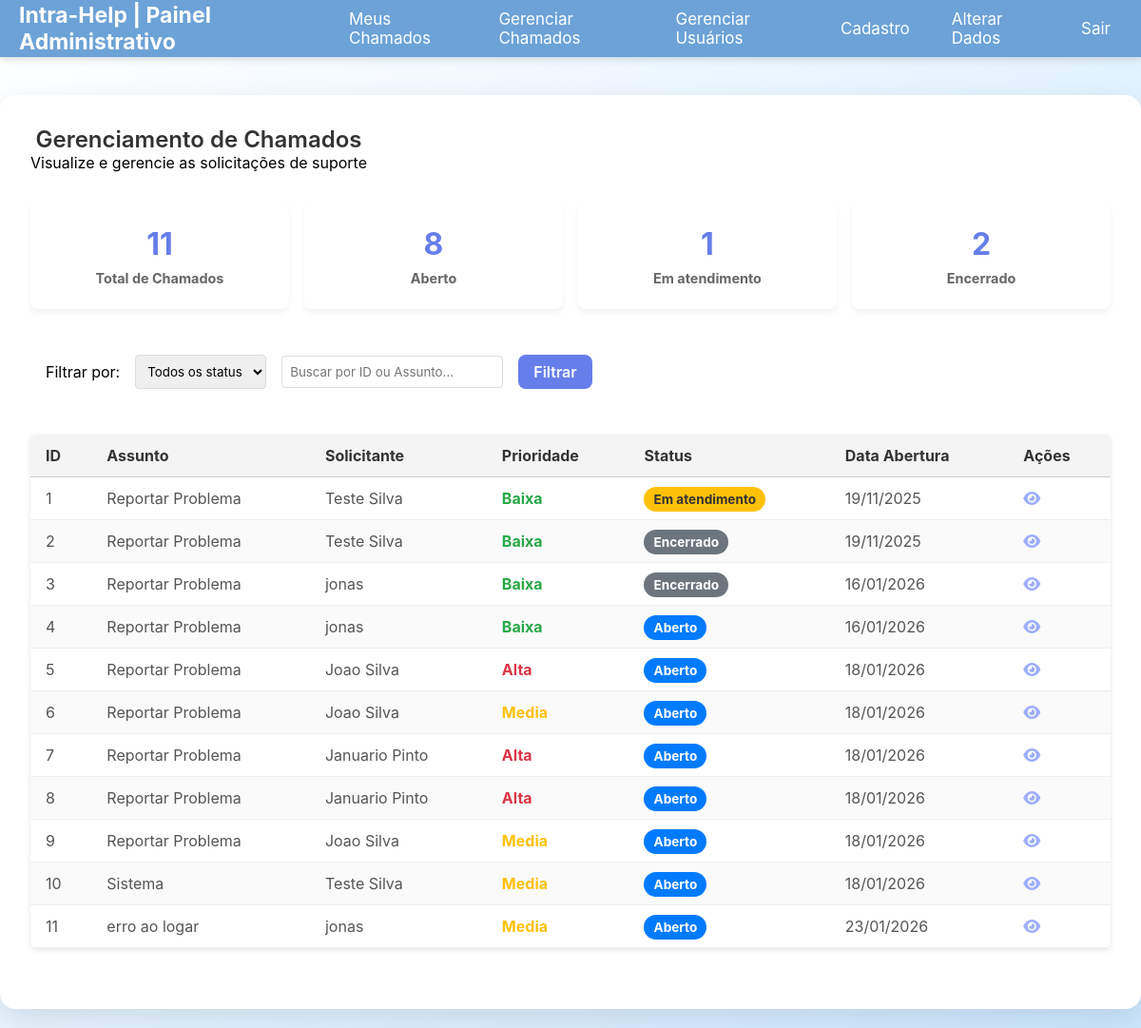
Before: /views/painelTecnico.php (signed in) with the older database file.
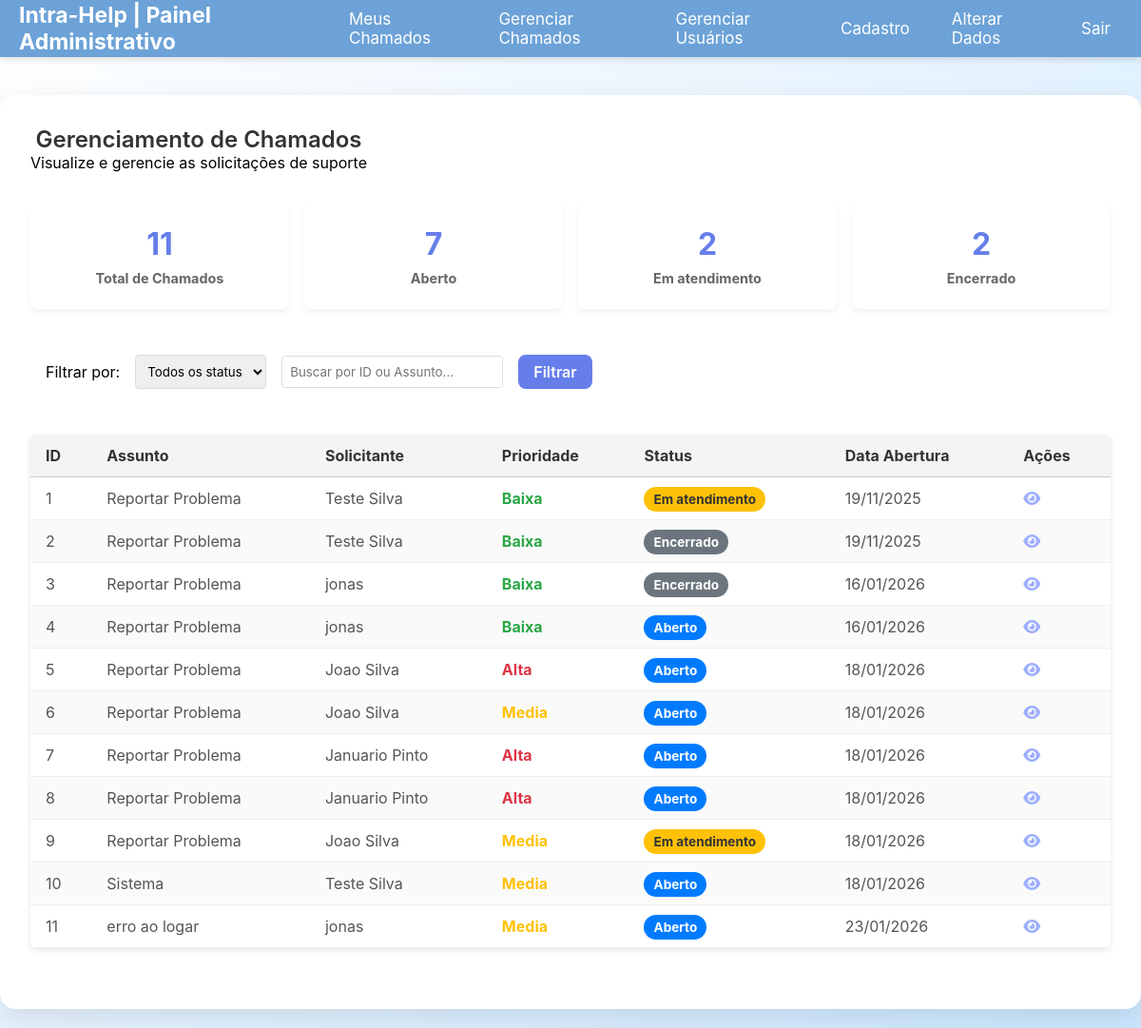
After: the same page with the newer database file.
### tables this page shows
CREATE TABLE "chamados" (
	"numero"	INTEGER NOT NULL,
	"solicitante_id"	INTEGER NOT NULL,
	"descricao"	TEXT NOT NULL,
	"responsavel_id"	INTEGER DEFAULT 1,
	"status"	TEXT DEFAULT "Aberto",
	"data_criacao"	TEXT DEFAULT current_timestamp, titulo text default "Reportar Problema", prioridade text default "Baixa",
	PRIMARY KEY("numero"),
	CONSTRAINT "fk_responsavel" FOREIGN KEY("responsavel_id") REFERENCES "usuarios"("usuario_id"),
	CONSTRAINT "fk_solicitante" FOREIGN KEY("solicitante_id") REFERENCES "usuarios"("usuario_id")
);

### models/chamados.php (called while the page is built, shortened)
<?php
function todosChamados($status = '', $busca = ''){
    $pdo = conectarDB();
    $sql = "SELECT c.numero, u.nome as solicitante, c.descricao, us.nome as responsavel, c.status, c.data_criacao, c.prioridade, c.titulo
            FROM chamados c
            INNER JOIN usuarios u
            ON solicitante_id = u.usuario_id
            INNER JOIN usuarios us
            ON responsavel_id = us.usuario_id
            WHERE 1=1";
    $params = [];
    $stmt = $pdo->prepare($sql);
    $stmt->execute($params);
    return $stmt->fetchAll(PDO::FETCH_ASSOC);
}
function contagemTodosChamadosPorStatus(){
    $pdo = conectarDB();
    $sql = "SELECT status, count(status) as Total FROM chamados c
            GROUP BY status";
    $stmt = $pdo->prepare($sql);
    $stmt->execute();
    return $stmt->fetchAll(PDO::FETCH_ASSOC);
}
function contagemTodosChamados() : int{
    $pdo = conectarDB();
    $sql = "SELECT COUNT(status) as Total FROM chamados";
    $stmt = $pdo->prepare($sql);
    $stmt->execute();
    return (int)$stmt->fetchColumn();
}

### views/painelTecnico.php (the view, shortened to what this page needs)
<?php
    require_once dirname(__DIR__) . '/models/chamados.php';
    $statusFiltro = $_GET['status'] ?? '';
    $buscaFiltro = $_GET['busca'] ?? '';
    $chamados = todosChamados($statusFiltro, $buscaFiltro);
    $contagemStatus = contagemTodosChamadosPorStatus();
    $totalChamados = contagemTodosChamados();
?>
<!DOCTYPE html>
<html lang="pt-br">
<head>
    <link rel="stylesheet" href="../theme.css">
    <link rel="stylesheet" href="../style.css">
    <link rel="stylesheet" href="./painelTecnico.css">
    <link rel="stylesheet" href="https://cdnjs.cloudflare.com/ajax/libs/font-awesome/6.5.0/css/all.min.css">
</head>
<body>
    <?php
    include 'menu.php';
    ?>
    <div class="main-content">
        <div class="container">
            <div class="header-painel">
                <div>
                    <h2>Gerenciamento de Chamados</h2>
                    <p>Visualize e gerencie as solicitações de suporte</p>
                </div>
            </div>
            <div class="stats-cards">
                <div class="card">
                    <h3><?= $totalChamados ?></h3>
                    <p>Total de Chamados</p>
                </div>
                <?php foreach($contagemStatus as $c):?>
                <div class="card">
                    <h3><?= $c['Total'] ?></h3>
                    <p><?= $c['status'] ?></p>
                </div>
                <?php endforeach?>
            </div>
            <form method="GET" action="">
                <div class="filters">
                    <span>Filtrar por:</span>
                    <select name="status">
                        <option value="">Todos os status</option>
                    </select>
                    <input type="text" name="busca" value="<?= htmlspecialchars($buscaFiltro) ?>" placeholder="Buscar por ID ou Assunto...">
                    <button class="filters-btn btn" >Filtrar</button>
                </div>
            </form>
            <table class="data-table" style="max-width: 100%;">
                <thead>
                    <tr>
                        <th>ID</th>
                        <th>Assunto</th>
                        <th>Solicitante</th>
                        <th>Prioridade</th>
                        <th>Status</th>
                        <th>Data Abertura</th>
                        <th>Ações</th>
                    </tr>
                </thead>
                <tbody>
                    <?php foreach($chamados as $ch): ?>
                    <tr>
                        <td><?= $ch['numero'] ?></td>
                        <td><?= $ch['titulo'] ?></td>
                        <td><?= $ch['solicitante'] ?></td>
                        <td><span class="span-<?= $ch['prioridade'] ?>"><?= $ch['prioridade'] ?></span></td>
                        <td><span class="badge badge-<?= $ch['status'] ?>"><?= $ch['status'] ?></span></td>
                        <td><?= date('d/m/Y', strtotime($ch['data_criacao'])) ?></td>
                        <td>
                            <a href="../views/verChamado.php?id=<?= $ch['numero'] ?>" title="Visualizar">
                                <i class="fa-solid fa-eye"></i>
                            </a>
                        </td>
                    </tr>
                    <?php endforeach ?>
                </tbody>
            </table>
        </div>
    </div>
</body>
</html>

Changed rows visible on the page:
changed chamados id 9: status "Aberto" → "Em atendimento"
Other visible differences:
new list line: "7 Aberto"
new list line: "2 Em atendimento"
list line gone: "8 Aberto"
list line gone: "1 Em atendimento"
